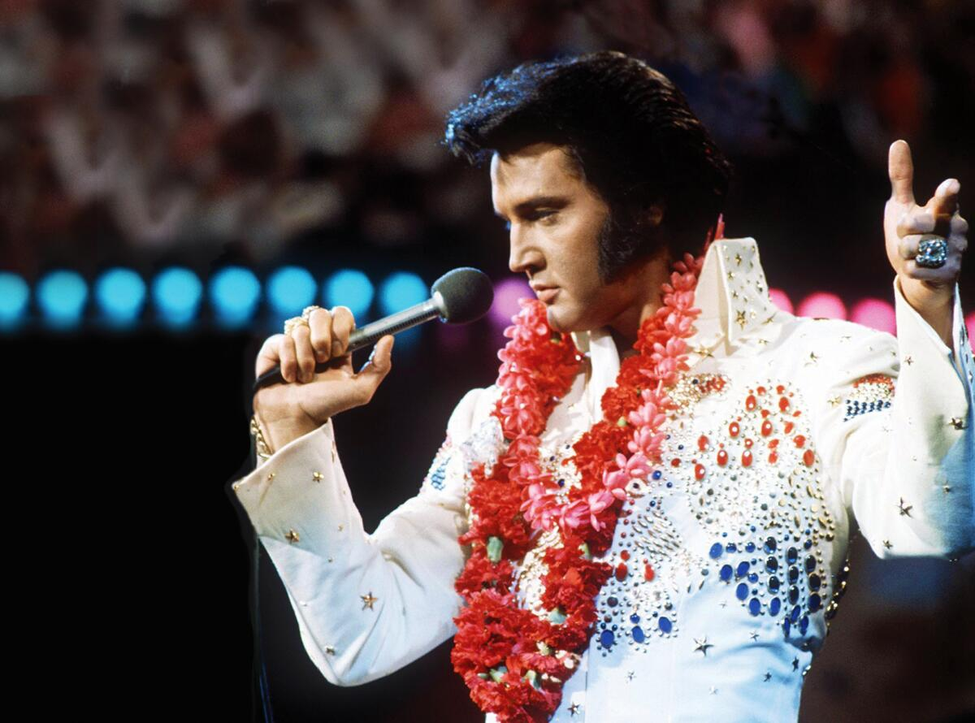
//> input picture 8/pictures/aloha.png, 975 x 723 px, shrunk from 1200 x 890 before the run
$ ./8-challenge2   (built with g++ and OpenCV 4)
//> lines starting //> are read from the running program, lines starting //| are printed output that depends on the picture
#include <iostream>
#include <opencv2/opencv.hpp>

using namespace std;
using namespace cv;

int main()
{

    int ratio = 2;

    for(int i=1;i<=100;i++){

        int lowThres = i;
        int highThres = i*ratio;

        string path = "pictures/aloha.png";
        Mat img = imread(path, IMREAD_COLOR);
//> img is the input picture: 723 rows x 975 cols, CV_8UC3; mean B, G, R 83, 82.2, 94

        Mat gray;
        cvtColor(img, gray, COLOR_BGR2GRAY);
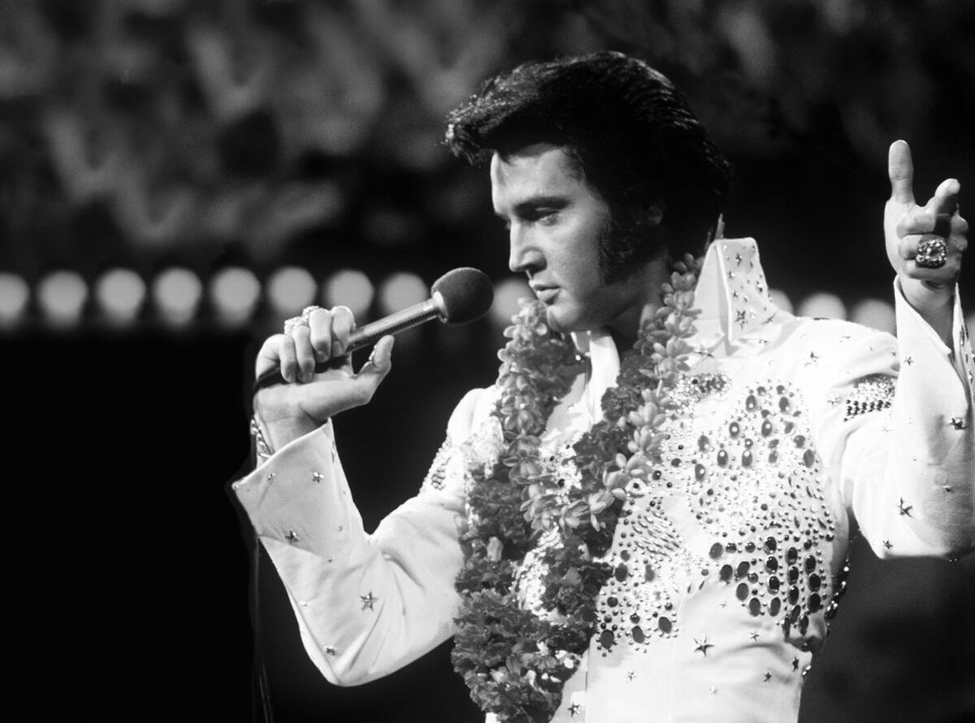
//> gray: 723 rows x 975 cols, CV_8UC1; min 0, max 255, mean 85.8

        Mat blurred;
        blur(gray, blurred, Size(3,3));

        Mat edges;
        Canny(blurred, edges, lowThres, highThres);
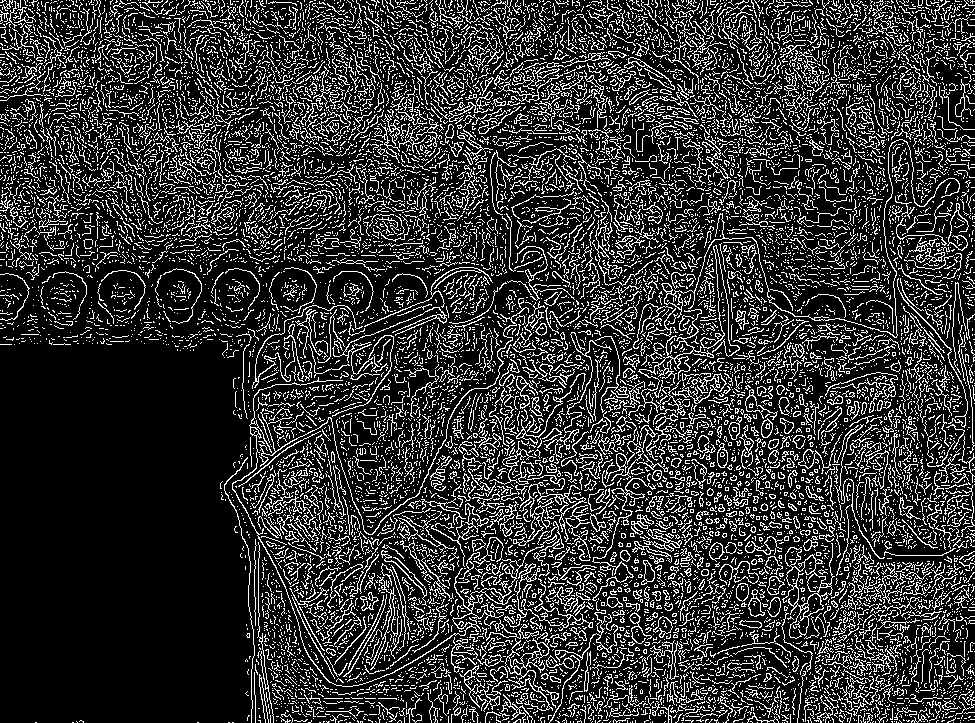
//> edges: 723 rows x 975 cols, CV_8UC1; 19.8% white in thin lines or dots

        Mat edges_inv;
        bitwise_not(edges, edges_inv);
//> edges_inv: 723 rows x 975 cols, CV_8UC1; 80.2% white; black in thin lines or dots

        string name = "000" + to_string(i);
        imwrite("challenge2/frame" + name.substr(name.size()-3, name.size()) + ".png", edges_inv);
    }

    return 0;
}
